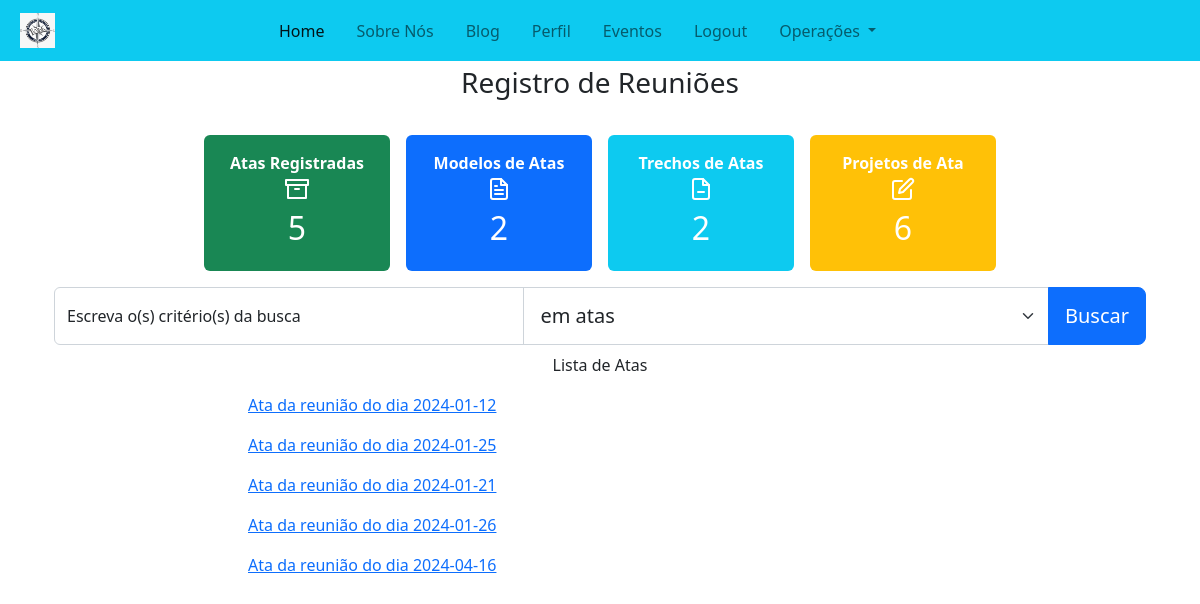
Page /secretarial/meeting (signed in) on the committed database.
### secretarial/models/minute_model.py (models this page shows, shortened)
class MeetingMinuteModel(BaseModel):
    president = models.ForeignKey(
        CustomUser, on_delete=models.SET_NULL, null=True,
        related_name="president")
    secretary = models.ForeignKey(
        CustomUser, on_delete=models.SET_NULL, null=True,
        related_name="secretary")
    meeting_date = models.DateField()
    number_of_attendees = models.IntegerField()
    body = RichTextField(blank=True, null=True)
    agenda = models.ManyToManyField(
        MeetingAgendaModel, blank=True)
    class Meta:
        verbose_name = "Ata"
        verbose_name_plural = "Atas"
    def __str__(self):
        return f"Ata da reunião do dia {self.meeting_date}"

### secretarial/views/minute_home_view.py (the view)
# urls.py: path("meeting", MinuteHomeView.as_view(), name="minute-home"),
class MinuteHomeView(PermissionRequiredMixin, TemplateView):
    permission_required = "secretarial.view_meetingminutemodel"
    template_name = "secretarial/minute_home.html"
    def get_context_data(self, **kwargs):
        context = super().get_context_data(**kwargs)
        minutes = MeetingMinuteModel.objects.all()
        context["form"] = MinuteProjectModelForm()
        context["meeting_minutes"] = MeetingMinuteModel.objects.all().reverse()[:10]
        context["number_of_projects"] = MinuteProjectModel.objects.count()
        context["number_of_excerpts"] = MinuteExcerptsModel.objects.count()
        context["number_of_minutes"] = minutes.count()
        context["minutes"] = minutes
        context["number_of_templates"] = MinuteTemplateModel.objects.count()
        return context

### core/core_context_processor.py (called while the page is built)
def context_user_data(request):
    file_path = find("json/church_info.json")
    church_info = {}
    try:
        with open(file_path, "r") as file:
            church_info = json.load(file)
    except FileNotFoundError:
        print("Erro: File not found")
    if request.user.is_authenticated:
        user = CustomUser.objects.get(pk=request.user.id)
        return {
            "user": user,
            "church_info": church_info,
        }
    else:
        return {"church_info": church_info}

### secretarial/templates/secretarial/minute_home.html (shortened to what this page needs)
{% extends 'core/base.html' %} {% block content %}
{% load static %}
<div class="container">
  <div class="container text-center">
    <p class="fs-3 fw-light">Registro de Reuniões</p>
  </div>
  <div class="col-12 d-flex justify-content-center">
    <div class="col-2 p-3 mx-2 my-3 bg-success text-white rounded text-center fw-bold">Atas Registradas<br><a
        href="{% url 'secretarial:list-minutes' %}"><img src="{% static 'img/archive.svg' %}"></a><br>
      <p class="h2 mt-2 fw-light">{{number_of_minutes}}</p>
    </div>
    <div class="col-2 p-3 mx-2 my-3 bg-primary text-white rounded text-center fw-bold">Modelos de Atas<br><a
        href="{% url 'secretarial:list-templates' %}"><img src="{% static 'img/file-text.svg' %}"></a><br>
      <p class="h2 mt-2 fw-light">{{number_of_templates}}</p>
    </div>
    <div class="col-2 p-3 mx-2 my-3 bg-info text-white rounded text-center fw-bold">Trechos de Atas<br><a
        href="{% url 'secretarial:list-excerpts' %}"><img src="{% static 'img/file-minus.svg' %}"></a><br>
      <p class="h2 mt-2 fw-light">{{number_of_excerpts}}</p>
    </div>
    <div class="col-2 p-3 mx-2 my-3 bg-warning text-white rounded text-center fw-bold">Projetos de Ata<br><a
        href="{% url 'secretarial:list-minutes-projects' %}"><img src="{% static 'img/edit.svg' %}"></a><br>
      <p class="h2 mt-2 fw-light">{{number_of_projects}}</p>
    </div>
  </div>
  <div class="container-md">
    <form id="search-form">
      <div class="input-group input-group-lg">
        <div class="form-floating">
          <input type="text" id="searched" class="form-control" placeholder="Digite o critério de busca..." />
          <label for="f_search" class="form-label">Escreva o(s) critério(s) da busca</label>
        </div>
        <select class="form-select">
          <option>em atas</option>
        </select>
        <button type="submit" class="btn btn-primary">Buscar</button>
      </div>
    </form>
    {% if user.is_secretary %}
    <div class="container my-3">
      <div class="container-xl">
        <div class="col-12">
          <div class="row">
            <div class="col-5">
              <form action="{% url 'secretarial:create-minute-project' %}" method="POST">
                {% csrf_token %}
                {{form.media}}
                {{form}}
                <input type="submit" class="btn btn-primary my-2" value="Enviar">
              </form>
            </div>
            <div class="col-7">
              <p class="fs-3 fw-light text-center">Lista de atas</p>
              <div class="col-5">
                {% if meeting_minutes %}
                {% for mm in meeting_minutes %}
                <p><a href="{% url 'secretarial:minute-detail-view' mm.pk %}">{{ mm }}</a></p>
                {% endfor %}
                {% endif %}
              </div>
            </div>
          </div>
        </div>
      </div>
    </div>
    {%else %}
    <div class="container">
      <div class="row justify-content-center py-2">
        <div class="col-8">
          <p class="fw-light text-center">Lista de Atas</p>
          {% for m in minutes %}
          <p><a href="{% url 'secretarial:minute-detail-view' m.pk %}">{{ m }}</a></p>
          {% endfor %}
        </div>
      </div>
    </div>
    {% endif %}
  </div>
</div>
{% endblock %}

### rows in the picture
MeetingMinuteModel: meeting_date "Ata da reunião do dia 2024-01-12"
MeetingMinuteModel: meeting_date "Ata da reunião do dia 2024-01-25"
MeetingMinuteModel: meeting_date "Ata da reunião do dia 2024-01-21"
MeetingMinuteModel: meeting_date "Ata da reunião do dia 2024-01-26"
MeetingMinuteModel: meeting_date "Ata da reunião do dia 2024-04-16"

### other values in the picture
{{ number_of_minutes }} "5"
{{ number_of_templates }} "2"
{{ number_of_excerpts }} "2"
{{ number_of_projects }} "6"
